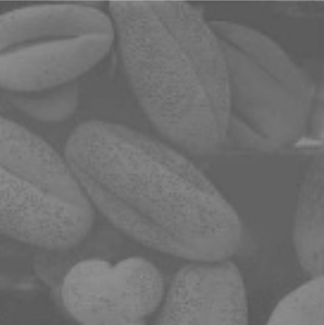
%> input picture lchb.tif, 324 x 325 px
$ octave --eval "plotNormalHistogram;"   (GNU Octave 9; MATLAB toolbox functions it lacks are replaced by stand-ins)
%> lines starting %> are read from the running program, lines starting %| are printed output that depends on the picture
function plotNormalHistogram()
im = imread('lchb.tif');
%> im is the input picture: size 325x324 uint8; min 88, max 159, mean 111.9
imHistg = getHistogram(im);
plot (0:255, imHistg); xlabel('intensity');
ylabel('count of picxels'); title ('histogram');
end
function imHistg = getHistogram(im)
[m, n, o] = size(im);
%> m = 325; n = 324; o = 1
if (o == 3)
imG = rgb2gray(im);
end
for i = 1:m
        for j = 1:n
            im(i, j) = im(i, j) + 100;
        end
end
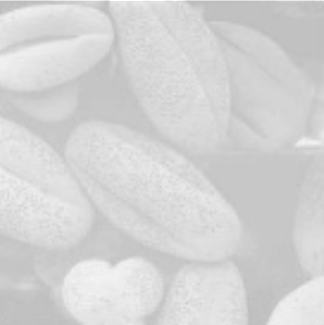
%> im: size 325x324 uint8; min 188, max 255, mean 211.9
imHistg = zeros(256, 1);
for i = 1:m
  for j = 1:n
    imHistg(im(i,j)+1) = imHistg(im(i,j)+1) + 1;
  end
end
%> after the loop, imHistg = 256 values, max 7753 at index 200, min 0 at index 1, mean 411.3

for i = (m*n):1
    imHistg(i) = imHistg(i)/(m*n);
end
end
%> `plotNormalHistogram;`:
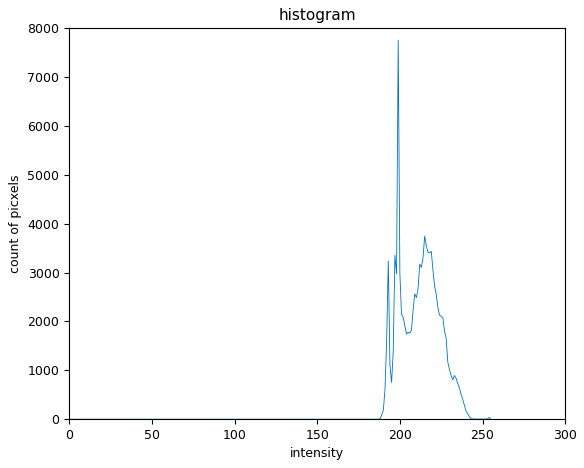
%> figure redrawn from the program's plot data; curve peaks at x = 199, y = 7753
